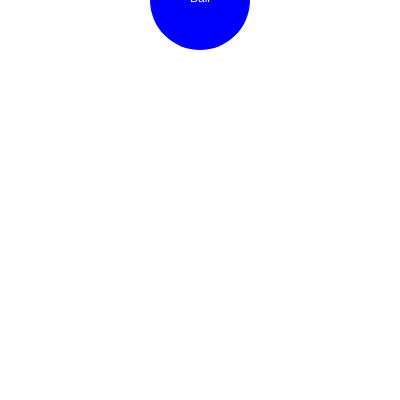
Frame 1 (no input)
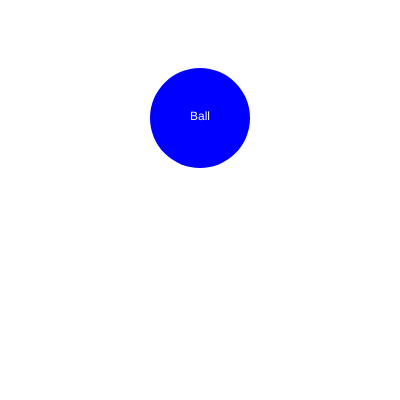
Frame 60 (no input)
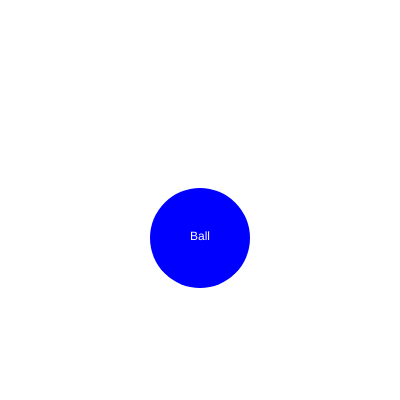
Frame 120 (the mouse pressed at the canvas centre since frame 60)

The p5.js sketch that drew these frames (run headless with seeded random() and noise() and a simulated clock; from frame 60 on, the mouse is pressed at the canvas centre):

// p5.js sketch
// ── sketch.js
function Particle(posY){
  this.speed = 2;
  this.color = "blue";
  this.pos = posY;
  this.name = "Ball";
}

Particle.prototype = {
  constructor : Particle,
  bounce : function(){
    if(this.pos > height || this.pos < 0){
      this.speed *= -1;
    }
    this.pos += this.speed;
  }
};

var particle;
function setup() {
  createCanvas(400,400);
  textAlign(CENTER);
  particle = new Particle(0);
}

function draw() {
  background(255);
  noStroke();
  translate(width/2,0);
  fill(particle.color);
  ellipse(0,particle.pos, 100,100);
  particle.bounce();
  fill(255);
  text(particle.name, 0,particle.pos);
}
